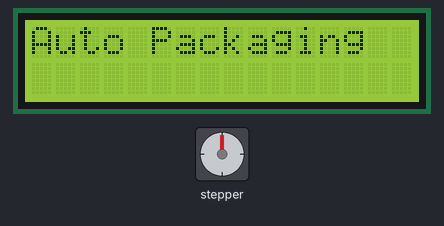
The sketch below on a simulated Arduino Uno, built with avr-gcc and run on an emulated ATmega328P. Shown: 16×2 character LCD, stepper motor. Random numbers use the default seed unless the sketch sets one; stepper angles assume 300 steps per turn; what the sketch prints to the serial monitor is not drawn.

Above: at 0.1 s.
At 13.06 s:
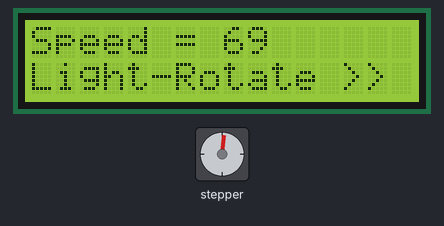
At 21.2 s:
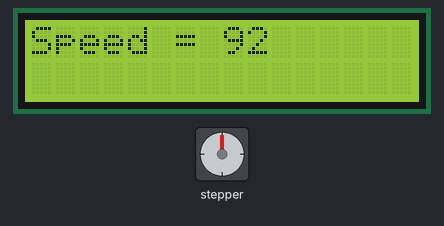
At 39.8 s:
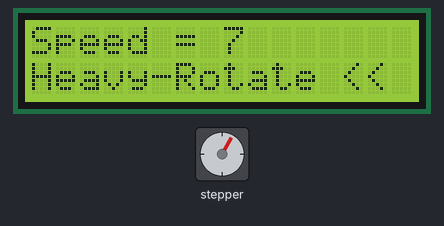
Timing chart, 0 to 40.0 s (numbered marks = the images above):
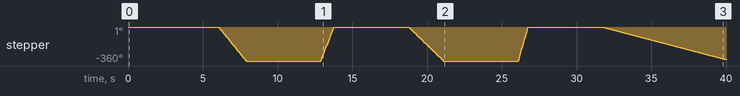

The sketch:

Project.ino
```cpp
#include <Arduino_FreeRTOS.h>
#include <semphr.h>
#include <Stepper.h>
#include <LiquidCrystal.h>

SemaphoreHandle_t xSerialMutex;       // Lock for serial communication flag
LiquidCrystal lcd(2,3,4,5,6,7); /// REGISTER SELECT PIN,ENABLE PIN,D4 PIN,D5 PIN, D6 PIN, D7 PIN

const int stepsPerRevolution = 300;  //number of steps per revolution

// create an instance of the stepper class, specifying
// the number of steps of the motor and the pins it's attached to
Stepper myStepper(stepsPerRevolution, 8, 10, 9, 11);

void TasksetSpeed( void *pvParameters );
void Taskrotatemotor( void *pvParameters );

int rev =0;           //shared variable

void setup() {
  Serial.begin(9600);
  lcd.begin(16, 2);
  lcd.print("Auto Packaging");
  delay(6000);
  lcd.clear();

  xSerialMutex = xSemaphoreCreateMutex();  // Create a mutex semaphore to manage the Serial Port
  if ( ( xSerialMutex ) != NULL ){
    xSemaphoreGive( ( xSerialMutex ) );    // Make the Serial Port available for use, by "Giving" the Semaphore.
  }

//create the task
xTaskCreate(
  TasksetSpeed
  ,  "TurnLeft"
  ,  128  // This stack size can be checked & adjusted by reading the Stack Highwater
  ,  NULL
  ,  1
  ,  NULL );

xTaskCreate(
  Taskrotatemotor
  ,  "TurnRight"
  ,  128  // This stack size can be checked & adjusted by reading the Stack Highwater
  ,  NULL
  ,  1
  ,  NULL );

vTaskStartScheduler();
}

void loop() {
  // put your main code here, to run repeatedly:
}

void TasksetSpeed(void *pvParameters) {

  for(;;){

      if ( xSemaphoreTake( xSerialMutex, ( TickType_t ) 5 ) == pdTRUE )
      {
        int a = random(200,2000);
        rev =map(a, 200, 2000, 0, 100);
        lcd.setCursor(0,0);
        Serial.print("Speed set at : ");
        Serial.print(rev);
        Serial.println(" from Task 1");
        lcd.print("Speed = ");
        lcd.print(rev);
        xSemaphoreGive( xSerialMutex );
       }
        vTaskDelay(pdMS_TO_TICKS(5000));      //5 second delay

  }

}

void Taskrotatemotor(void *pvParameters) {

    for(;;){

        if ( xSemaphoreTake( xSerialMutex, ( TickType_t ) 5 ) == pdTRUE )
        {
          if (rev<50)
          {
            Serial.print("Rotate Left at: ");
            Serial.print(rev);
            Serial.println(" rpm");
            lcd.setCursor(0,1);
            lcd.print("Heavy-Rotate <<");
            myStepper.setSpeed(rev);
            myStepper.step(-stepsPerRevolution);
            rev = 0;
          }

          else
          {
            Serial.print("Rotate Right at: ");
            Serial.print(rev);
            Serial.println(" rpm");
            lcd.setCursor(0,1);
            lcd.print("Light-Rotate >>");
            myStepper.setSpeed(rev);
            myStepper.step(stepsPerRevolution);
            rev = 0;
          }
          xSemaphoreGive( xSerialMutex );
          lcd.clear();
         }
          vTaskDelay(pdMS_TO_TICKS(5000));
  }
}
```

RMS-Scheduling_RTOS.c
```cpp
#include <stdio.h>
#include <stdlib.h>
#include <math.h>

#define MAX 10

typedef struct
{
    int pid;
    float period;
    float exe_time;
} Process;

void print_table(Process p[], int n);
void print_gantt_chart(Process p[], int n);

int main()
{
    Process p[MAX] = {0};
    int i, j, n, y;
    float U, B;
    printf("Enter total number of process: ");
    scanf("%d", &n);

    for(i=0; i<n; i++)
    {
        p[i].pid = i+1;
        printf("Enter Period for P%d :",(i+1));
        scanf("%f", &p[i].period);
        printf("Enter Execution time for P%d:",(i+1));
        scanf("%f", &p[i].exe_time);
    }

    //calculate bound value
    float c = ((float)1/(float)n);
    B=n*((pow(2,c)-1));
    printf("\nBound Value = %f",B);

    //calculate the utilization
    for(i=0;i<n;i++)
    {
        U += p[i].exe_time/p[i].period;
    }
    printf("\nUtilization = %f",U);
      if(U<B)
    {
        printf("\n As %f < %f ,",U,B);
        printf("\n\t\t\t\t\t The System is surely Schedulable\n\n");
        puts(""); // Empty line
        print_table(p, n);
        puts(""); // Empty Line

        for (i=0;i<n;i++)
        {
            for (j = i + 1; j < n; j++)
            {
                if (p[i].period > p[j].period)
                {

                    int a =  p[i].pid;
                    p[i].pid = p[j].pid;
                    p[j].pid = a;
                 }
             }
        }

        printf("\nThe priorities scheduled are \n");
        for (i = 0; i < n; i++)
            printf("P%d\n", p[i].pid);

        puts("          GANTT CHART          ");
        puts("          ***********          ");
        print_gantt_chart(p, n);
        return 0;
    }

    if(U>B)
    {
        printf("\n As %f > %f ,",U,B);
        printf("\n The System is not Schedulable");
    }

    else
        printf("\n Not Sure.....");
}


void print_table(Process p[], int n)
{
    int i;
    puts("+----+------------+------------");
    puts("|Task|  Period    |  Execution |");
    puts("+----+------------+------------");

    for(i=0; i<n; i++) {
        printf("| %d  |   %.2f   |   %.2f     |\n"
               , p[i].pid,p[i].period, p[i].exe_time );
        puts("+----+------------+------------");
    }
}


void print_gantt_chart(Process p[], int n)
{
    int i, j;
    // print top bar
    printf(" ");
    for(i=0; i<n; i++) {
        for(j=0; j<p[i].period; j++) printf("--");
        printf(" ");
    }
    printf("\n|");

    // printing process id in the middle
    for(i=0; i<n; i++) {
        for(j=0; j<p[i].period - 1; j++) printf(" ");
        printf("P%d", p[i].pid);
        for(j=0; j<p[i].period - 1; j++) printf(" ");
        printf("|");
    }
    printf("\n ");
    // printing bottom bar
    for(i=0; i<n; i++) {
        for(j=0; j<p[i].period; j++) printf("--");
        printf(" ");
    }
    printf("\n");

}
```

Measured:
- by itself, stepper: turns 360° counter-clockwise in 1.8 s, then 360° clockwise in 0.86 s, then 360° counter-clockwise in 2.3 s, then 360° clockwise in 0.66 s, and so on
- what the display in image 2 shows lasts 5.0 s, from 21.1 s to 26.1 s
